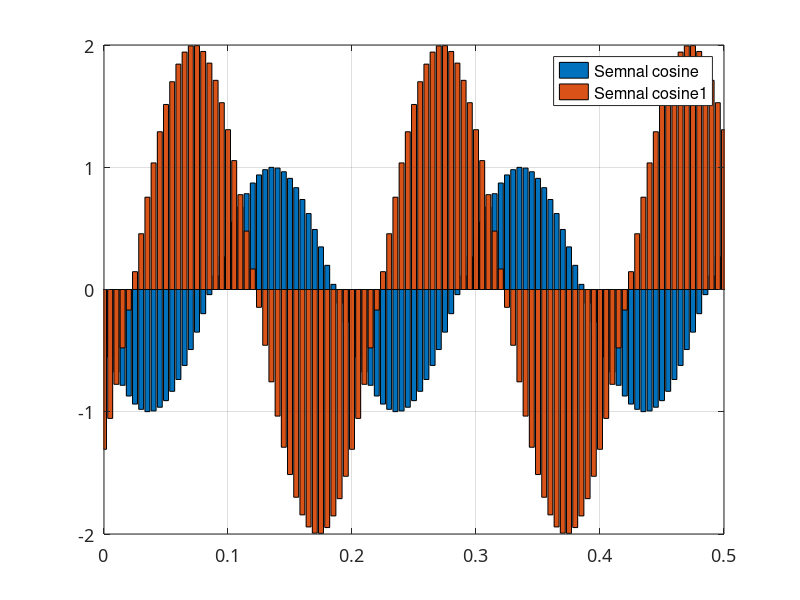

Write MATLAB code to recreate this figure. (Note: this script raises an error after producing the figure.)
t = 0:.005:3;
A = 1;
w0 = 10*pi;
phi = 2;

cosine = A*cos(w0*t+phi);

A1 = 2;
phi1 = 4;
cosine1 = A1*cos(w0*t+phi1);

bar(t, cosine)
hold on;
bar(t, cosine1)

%plot(t, cosine, t, cosine1)

grid, set (gca,'FontName', 'ArialCyr','FontSize',13)

legend("Semnal cosine", "Semnal cosine1", "AutoUpdate", "off")

xlim([0, 0.5])
ylim([-2, 2])

xline(0, "black")
yline(0, "black")

title('Semnal periodic in forma sinusoidala (bar)') 
xlabel('t,sec'), ylabel('X(t)'), grid
